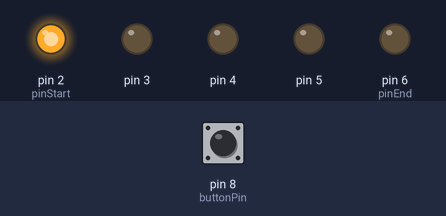
This sketch was run on a simulated Arduino Uno, built with avr-gcc and run on an emulated ATmega328P. On the bench: output pins drawn as LEDs (lit = HIGH). Inputs (shaded band) come from the test bench; at power-on: pin 8 (buttonPin) LOW.

Above: at 0.03 s.
At 0.45 s:
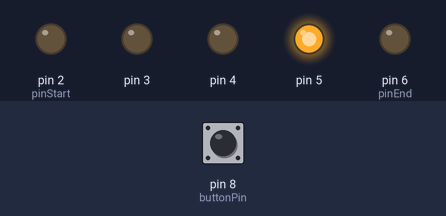
At 0.59 s:
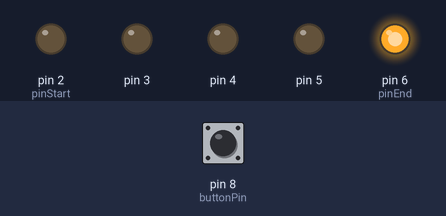
At 1.01 s:
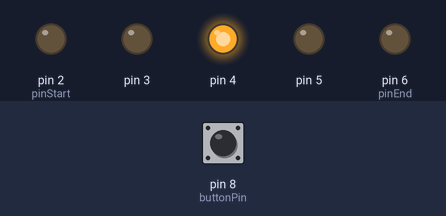
At 1.57 s:
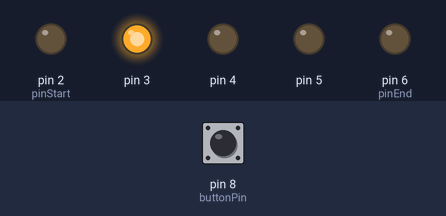
At 2.9 s:
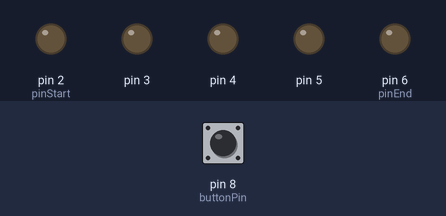
Timing chart, 0 to 3.2 s (numbered marks = the images above):
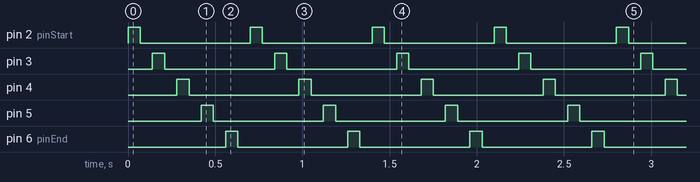

The sketch:

ledBlinker.ino
```cpp
int buttonState = LOW;  // Estado atual do botão (LOW ou HIGH)
int lastButtonState = LOW;  // Último estado do botão
int buttonPin = 8;    // Pino do botão
int pinStart = 2;     // Pino inicial dos LEDs
int pinEnd = 6;       // Pino final dos LEDs
int mode = 0;         // Modo de piscar LEDs: 0 - crescente, 1 - decrescente

void setup() {
    // Configura os pinos dos LEDs como saída
    for (int i = pinStart; i <= pinEnd; i++) {
        pinMode(i, OUTPUT);
    }
    pinMode(buttonPin, INPUT);
}

void loop() {
    // Lê o estado atual do botão
    buttonState = digitalRead(buttonPin);

    // Verifica se houve uma mudança no estado do botão
    if (buttonState != lastButtonState) {
        if (buttonState == HIGH) {
            // Alterna o modo de piscar LEDs quando o botão é pressionado
            mode = (mode + 1) % 2;
            digitalWrite(9, HIGH);
            delay(50);  // Debounce do botão
            digitalWrite(9, LOW);

        }
        lastButtonState = buttonState;
    }

    // Pisca os LEDs de acordo com o modo atual
    if (mode == 0) {  // Modo crescente
        for (int i = pinStart; i <= pinEnd; i++) {
            digitalWrite(i, HIGH);
            delay(70);
            digitalWrite(i, LOW);
            delay(70);
        }
    } else {  // Modo decrescente
        for (int i = pinEnd; i >= pinStart; i--) {
            digitalWrite(i, HIGH);
            delay(70);
            digitalWrite(i, LOW);
            delay(70);
        }
    }
}
```

Measured:
- by itself, pin 2 (pinStart), pin 3–5, pin 6 (pinEnd): alternates HIGH for 0.07 s and LOW for 0.63 s
- by itself, everything shown: repeats every 0.70 s, in 10 steps
